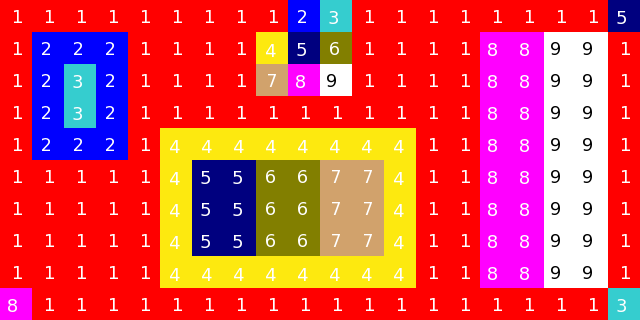

Rendered tile map (Tiled .tmx) drawn with the repository's tilesets; below, a short description and the full map source, tile grids included:
An orthogonal 20x10 tile map with 32x32 px tiles, 1 tile layer (floor) and 4 objects (outer).

<map version="1.0" orientation="orthogonal" renderorder="right-down" width="20" height="10" tilewidth="32" tileheight="32" nextobjectid="8">
 <tileset firstgid="1" name="testtiles" tilewidth="32" tileheight="32" tilecount="9">
  <image source="testtiles.png" width="96" height="96" />
 </tileset>
 <layer name="floor" width="20" height="10">
  <data>
   <tile gid="1" />
   <tile gid="1" />
   <tile gid="1" />
   <tile gid="1" />
   <tile gid="1" />
   <tile gid="1" />
   <tile gid="1" />
   <tile gid="1" />
   <tile gid="1" />
   <tile gid="2" />
   <tile gid="3" />
   <tile gid="1" />
   <tile gid="1" />
   <tile gid="1" />
   <tile gid="1" />
   <tile gid="1" />
   <tile gid="1" />
   <tile gid="1" />
   <tile gid="1" />
   <tile gid="5" />
   <tile gid="1" />
   <tile gid="2" />
   <tile gid="2" />
   <tile gid="2" />
   <tile gid="1" />
   <tile gid="1" />
   <tile gid="1" />
   <tile gid="1" />
   <tile gid="4" />
   <tile gid="5" />
   <tile gid="6" />
   <tile gid="1" />
   <tile gid="1" />
   <tile gid="1" />
   <tile gid="1" />
   <tile gid="8" />
   <tile gid="8" />
   <tile gid="9" />
   <tile gid="9" />
   <tile gid="1" />
   <tile gid="1" />
   <tile gid="2" />
   <tile gid="3" />
   <tile gid="2" />
   <tile gid="1" />
   <tile gid="1" />
   <tile gid="1" />
   <tile gid="1" />
   <tile gid="7" />
   <tile gid="8" />
   <tile gid="9" />
   <tile gid="1" />
   <tile gid="1" />
   <tile gid="1" />
   <tile gid="1" />
   <tile gid="8" />
   <tile gid="8" />
   <tile gid="9" />
   <tile gid="9" />
   <tile gid="1" />
   <tile gid="1" />
   <tile gid="2" />
   <tile gid="3" />
   <tile gid="2" />
   <tile gid="1" />
   <tile gid="1" />
   <tile gid="1" />
   <tile gid="1" />
   <tile gid="1" />
   <tile gid="1" />
   <tile gid="1" />
   <tile gid="1" />
   <tile gid="1" />
   <tile gid="1" />
   <tile gid="1" />
   <tile gid="8" />
   <tile gid="8" />
   <tile gid="9" />
   <tile gid="9" />
   <tile gid="1" />
   <tile gid="1" />
   <tile gid="2" />
   <tile gid="2" />
   <tile gid="2" />
   <tile gid="1" />
   <tile gid="4" />
   <tile gid="4" />
   <tile gid="4" />
   <tile gid="4" />
   <tile gid="4" />
   <tile gid="4" />
   <tile gid="4" />
   <tile gid="4" />
   <tile gid="1" />
   <tile gid="1" />
   <tile gid="8" />
   <tile gid="8" />
   <tile gid="9" />
   <tile gid="9" />
   <tile gid="1" />
   <tile gid="1" />
   <tile gid="1" />
   <tile gid="1" />
   <tile gid="1" />
   <tile gid="1" />
   <tile gid="4" />
   <tile gid="5" />
   <tile gid="5" />
   <tile gid="6" />
   <tile gid="6" />
   <tile gid="7" />
   <tile gid="7" />
   <tile gid="4" />
   <tile gid="1" />
   <tile gid="1" />
   <tile gid="8" />
   <tile gid="8" />
   <tile gid="9" />
   <tile gid="9" />
   <tile gid="1" />
   <tile gid="1" />
   <tile gid="1" />
   <tile gid="1" />
   <tile gid="1" />
   <tile gid="1" />
   <tile gid="4" />
   <tile gid="5" />
   <tile gid="5" />
   <tile gid="6" />
   <tile gid="6" />
   <tile gid="7" />
   <tile gid="7" />
   <tile gid="4" />
   <tile gid="1" />
   <tile gid="1" />
   <tile gid="8" />
   <tile gid="8" />
   <tile gid="9" />
   <tile gid="9" />
   <tile gid="1" />
   <tile gid="1" />
   <tile gid="1" />
   <tile gid="1" />
   <tile gid="1" />
   <tile gid="1" />
   <tile gid="4" />
   <tile gid="5" />
   <tile gid="5" />
   <tile gid="6" />
   <tile gid="6" />
   <tile gid="7" />
   <tile gid="7" />
   <tile gid="4" />
   <tile gid="1" />
   <tile gid="1" />
   <tile gid="8" />
   <tile gid="8" />
   <tile gid="9" />
   <tile gid="9" />
   <tile gid="1" />
   <tile gid="1" />
   <tile gid="1" />
   <tile gid="1" />
   <tile gid="1" />
   <tile gid="1" />
   <tile gid="4" />
   <tile gid="4" />
   <tile gid="4" />
   <tile gid="4" />
   <tile gid="4" />
   <tile gid="4" />
   <tile gid="4" />
   <tile gid="4" />
   <tile gid="1" />
   <tile gid="1" />
   <tile gid="8" />
   <tile gid="8" />
   <tile gid="9" />
   <tile gid="9" />
   <tile gid="1" />
   <tile gid="8" />
   <tile gid="1" />
   <tile gid="1" />
   <tile gid="1" />
   <tile gid="1" />
   <tile gid="1" />
   <tile gid="1" />
   <tile gid="1" />
   <tile gid="1" />
   <tile gid="1" />
   <tile gid="1" />
   <tile gid="1" />
   <tile gid="1" />
   <tile gid="1" />
   <tile gid="1" />
   <tile gid="1" />
   <tile gid="1" />
   <tile gid="1" />
   <tile gid="1" />
   <tile gid="3" />
  </data>
 </layer>
 <objectgroup name="bits">
  <object id="3" x="32" y="32" width="96" height="128" />
  <object id="4" x="160" y="128" width="256" height="160" />
  <object id="5" x="480" y="32" width="128" height="256" />
  <object id="6" name="outer" x="0" y="0" width="640" height="320" />
 </objectgroup>
</map>
